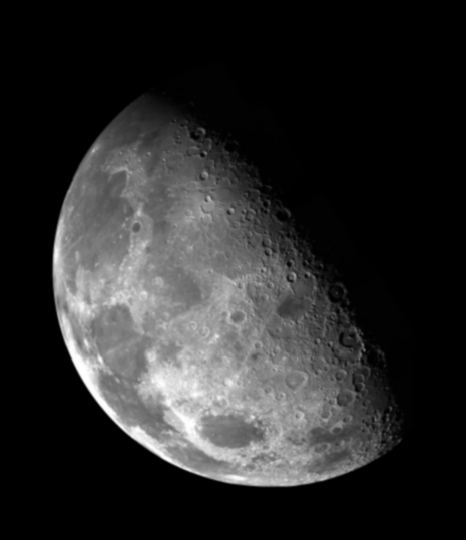
#> input picture Image differences and their uses (Unsharp masking and high-boosting, Laplacian kernel)/moon.tif, 466 x 540 px
$ jupyter execute --allow-errors DIPLab07.ipynb
#> lines starting #> are read from the running program, lines starting #| are printed output that depends on the picture; after the words box and inside, x2 and y2 are one past the last pixel; in counts of white or black regions, pixels touching at a corner belong together
[cell 1]
import cv2
from PIL import Image
from google.colab.patches import cv2_imshow
import numpy as np
import matplotlib.pyplot as plt
import math

[cell 2]
img = cv2.imread('moon.tif', 0)
#> img is the input picture: shape (540, 466); min 0, max 254, mean 42.7
#img= cv2.resize(img,(256,256))
#img.shape

[cell 3]
plt.imshow(img, cmap='gray')

[cell 4]
def filterImg(img, filter):
  pad_rows=int((filter.shape[0]-1)/2)
  pad_cols=int((filter.shape[1]-1)/2)

  #print(sum(sum(filter)))
  fil_sum=filter.shape[0]*filter.shape[1]
  total=0
  padImg = cv2.copyMakeBorder(img, pad_rows, pad_rows, pad_cols, pad_cols, cv2.BORDER_CONSTANT ,0)
  fil_img = np.zeros(img.shape,dtype=int)
  for row in range(img.shape[0]):
    for col in range(img.shape[1]):
      for row_fil in range(filter.shape[0]):
        for col_fil in range(filter.shape[1]):
          total+=filter[row_fil,col_fil]*padImg[row_fil+row,col_fil+col]
      #if (total/(fil_sum)!= NaN)
      fil_img[row,col]=int(total/(fil_sum))
      total=0
  cv2_imshow(fil_img)
  #print(padImg.shape)
  return fil_img

[cell 5]
blurFilter= np.array(([1, 1, 1 ],
                      [1, 1, 1 ],
                      [1, 1, 1 ]))

[cell 6]
blurFilter

[cell 7]
blurImg=filterImg(img,blurFilter)

[cell 8]
gmask = img - blurImg
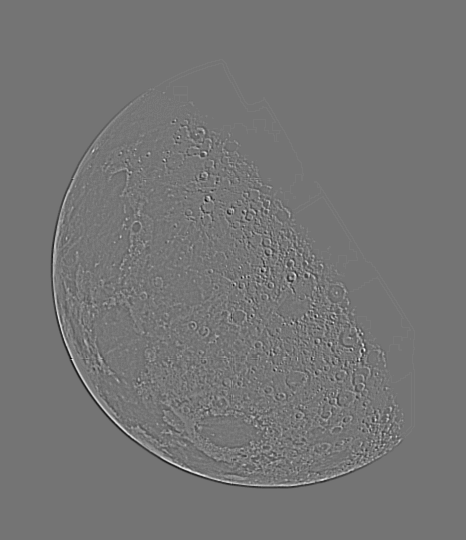
#> gmask: shape (540, 466) int64; min -27, max 32, mean 0.2; drawn with min black and max white

[cell 9]
cv2_imshow(gmask)

[cell 10]
k = 12
finalImg=img+ k * gmask
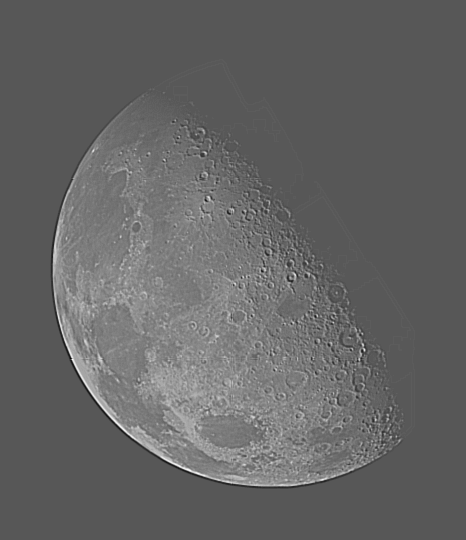
#> finalImg: shape (540, 466) int64; min -298, max 566, mean 44.8; drawn with min black and max white
cv2_imshow(finalImg)

[cell 11]
# Just for satisfaction
plt.imshow(finalImg, cmap='gray')

[cell 12]
#------------------------ Task 2 ------------------
img2=cv2.imread('blade.tif',0)
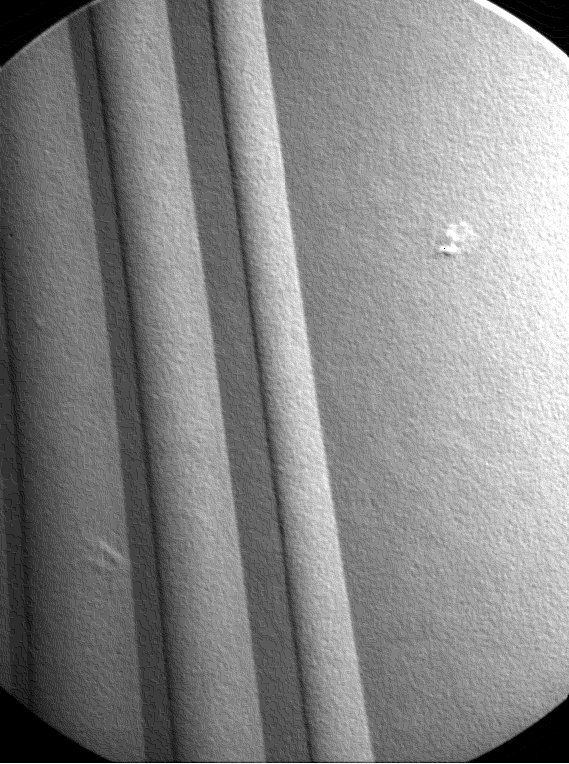
#> input picture Image differences and their uses (Unsharp masking and high-boosting, Laplacian kernel)/blade.tif, 569 x 764 px
#> img2 is the input picture: shape (764, 569); min 0, max 255, mean 134.4
cv2_imshow(img2)

[cell 13]
filter2=np.array(([1 , 1, 1],
                  [1, -8, 1],
                  [1,1,1]))

[cell 14]
laplacianImg=filterImg(img2,filter2)
#> after the loop in filterImg (call 2), `for row in range(img.shape[0]):`:
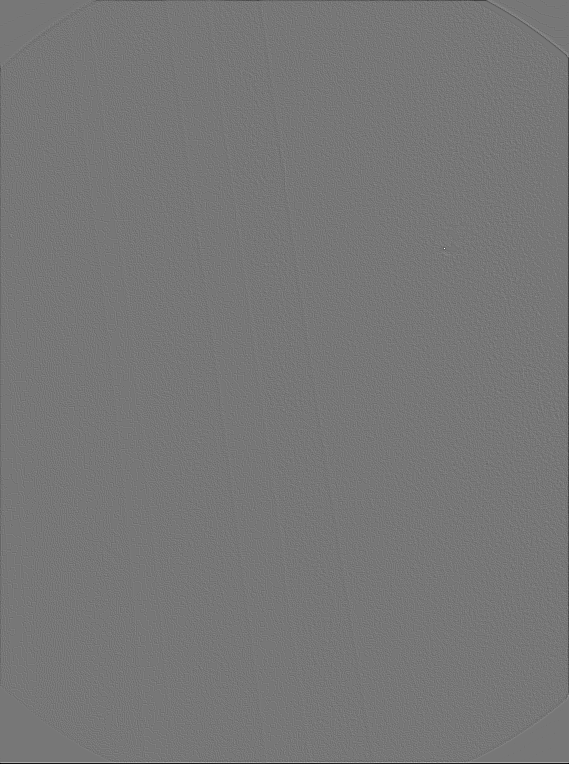
#> fil_img: shape (764, 569) int64; min -198, max 225, mean -0.3; drawn with min black and max white

[cell 15]
def getHistogramArray(grayImg):
  hist = np.zeros((256), dtype='uint32')
  for row in range(grayImg.shape[0]):
    for col in range(grayImg.shape[1]):
      hist[grayImg[row][col]]+=1
  return hist

[cell 16]
lapImgHist = getHistogramArray(laplacianImg)
#> lapImgHist = 256 values, max 58369 at index 0, min 0 at index 39, mean 1698.1
plt.plot(lapImgHist)
plt.show()
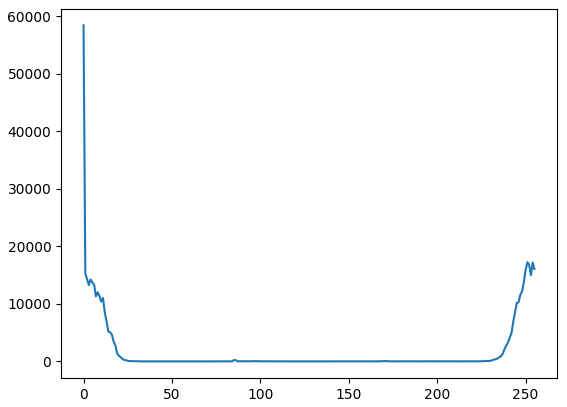
#> figure drawn by matplotlib, 1 panel; curve peaks at x = 0, y = 58369

[cell 17]
def applyMask(img , threshold):
#> called with threshold = 220
  mask=np.zeros((img.shape))
  for row in range(img.shape[0]):
    for col in range(img.shape[1]):
        if(img[row,col]>threshold):
          mask[row][col]=255
        else:
          mask[row][col]=0
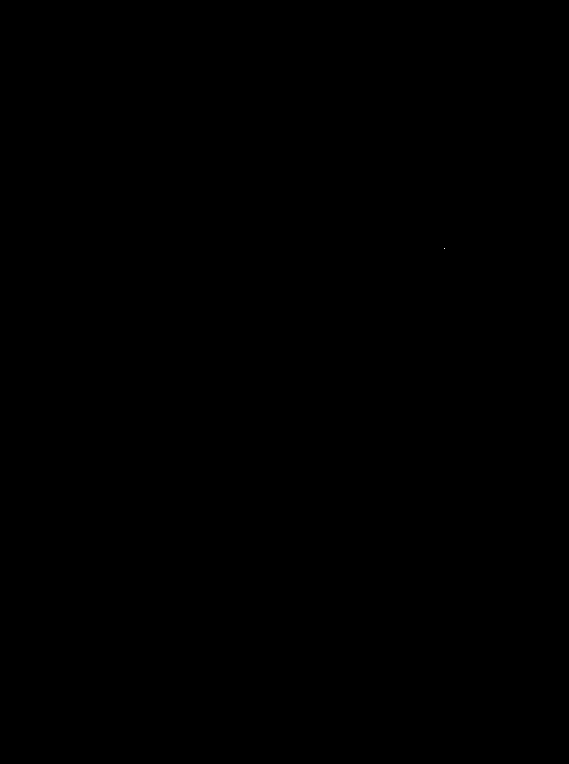
#> mask: shape (764, 569) float64; 0% white in thin lines or dots, all inside (x1, y1, x2, y2) = (444, 248, 445, 249)
  return mask;

[cell 18]
mask = applyMask(laplacianImg, 220)

[cell 19]
cv2_imshow(mask)

#> (a cell that did not finish here is left out)

[cell 21]
# -----Task 3 -------------------------
img3= cv2.imread('building.tif',0)
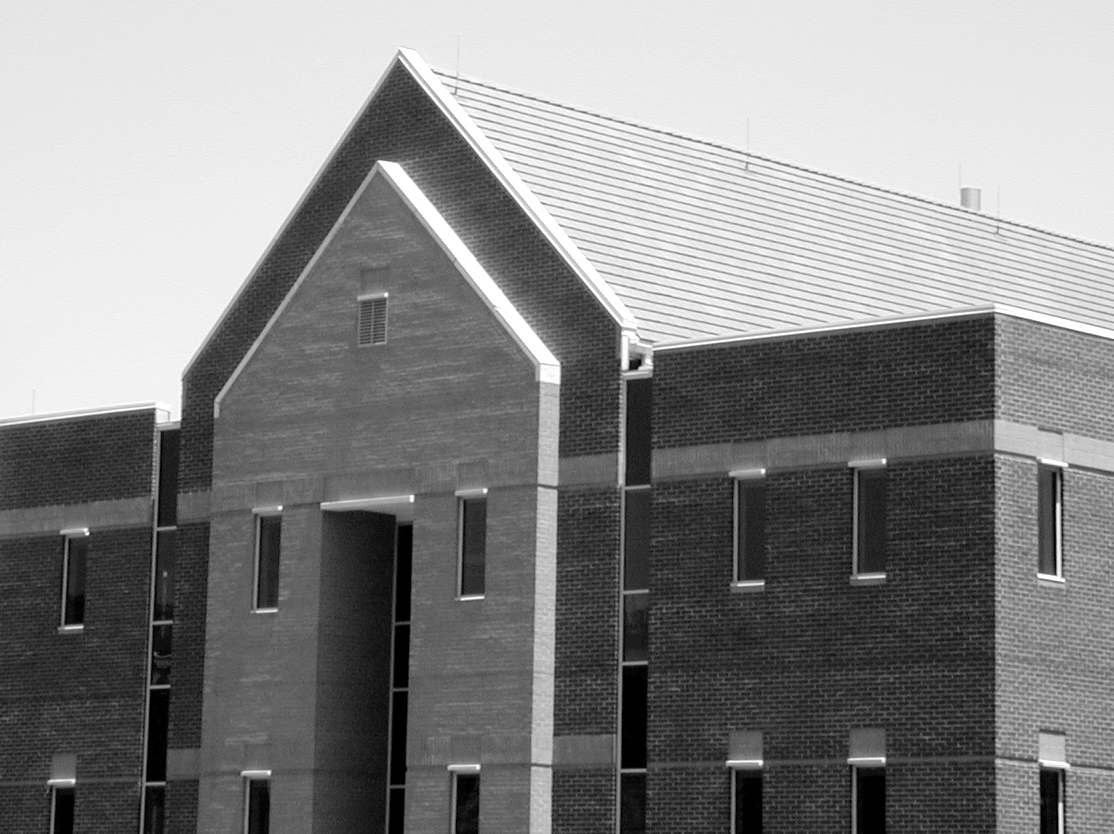
#> input picture Image differences and their uses (Unsharp masking and high-boosting, Laplacian kernel)/building.tif, 1114 x 834 px
#> img3 is the input picture: shape (834, 1114); min 0, max 255, mean 133.3
img4= cv2.imread('wirebond.tif',0)
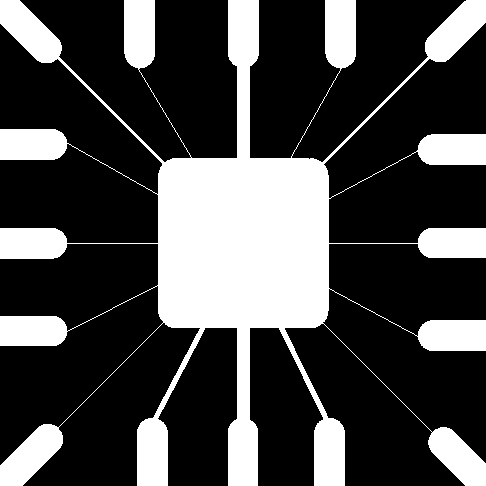
#> input picture Image differences and their uses (Unsharp masking and high-boosting, Laplacian kernel)/wirebond.tif, 486 x 486 px
#> img4: shape (486, 486); 28.1% white; 1 white region, box (x1, y1, x2, y2) and area: (0, 0, 486, 486) 66259

vertFilter=np.array(([-1 , 2 , -1],
                  [-1,  2, -1],
                  [ -1, 2, -1] ))

horizFilter=np.array(([-1 , -1 , -1],
                  [2,  2, 2],
                  [ -1, -1, -1] ))

northFilter = np.array(([ -3,-3,5],
                        [-3, 0 , 5],
                        [-3, -3 , 5]))

[cell 22]
filterImg3 = filterImg(img3, northFilter)
#> after the loop in filterImg (call 3), `for row in range(img.shape[0]):`:
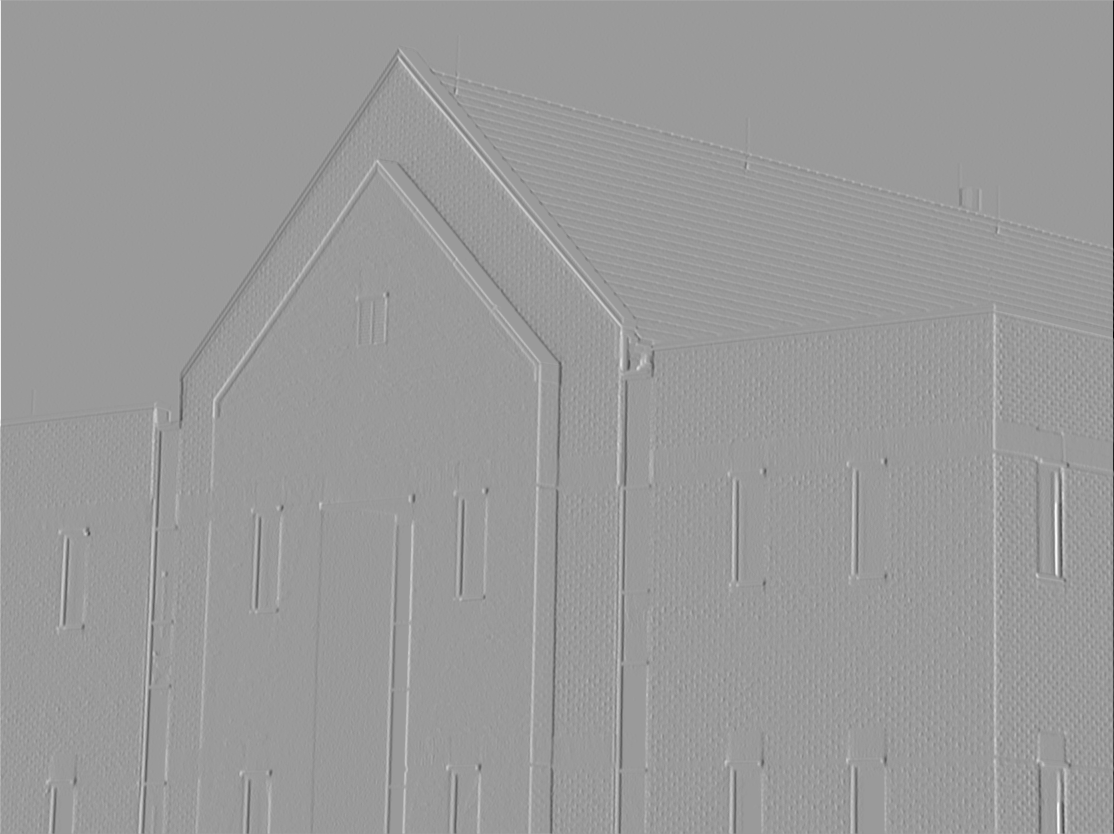
#> fil_img: shape (834, 1114) int64; min -425, max 277, mean 0; drawn with min black and max white
cv2_imshow(filterImg3)

[cell 23]
filterImg4 = filterImg(img4, vertFilter)
#> in filterImg (call 4), `padImg = cv2.copyMakeBorder(img, pad_rows, pad_rows, pad_cols, pad_col..`: padImg: shape (488, 488); 27.8% white; 1 white region, box (x1, y1, x2, y2) and area: (1, 1, 487, 487) 66259
#> after the loop in filterImg (call 4), `for row in range(img.shape[0]):`:
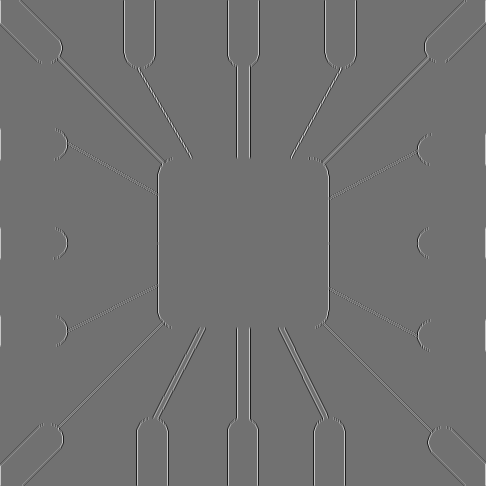
#> fil_img: shape (486, 486) int64; min -113, max 141, mean 0.1; drawn with min black and max white
